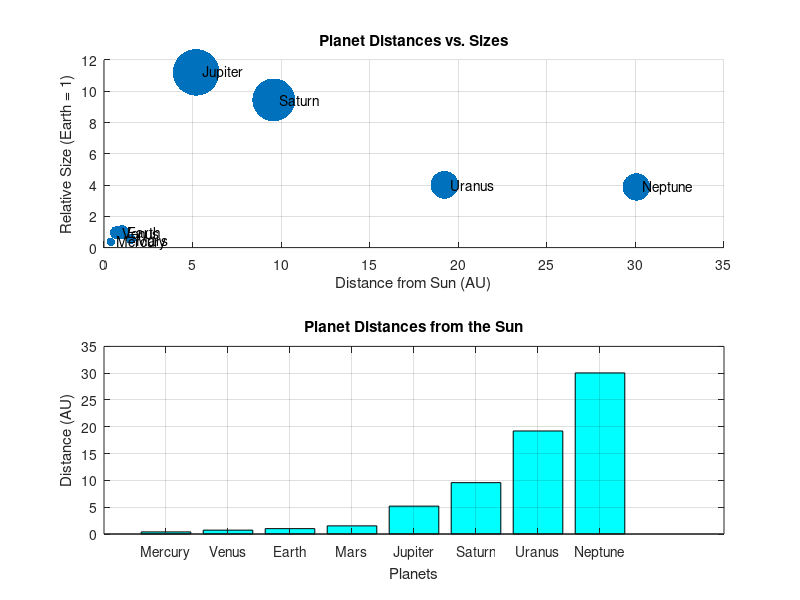

Source code (MATLAB):
% Author Name: Thomas Yannarella
% Email: Yannar47@rowan.edu
% Course: MATLAB Programming - Fall 2024
% Assignment: Assignment 2
% Task: Solar System Vizulaization
% Date: 10/11/24

%Vectors for planet data
planet_names = {'Mercury', 'Venus', 'Earth', 'Mars', 'Jupiter', 'Saturn', 'Uranus', 'Neptune'};
planet_distances = [0.39, 0.72, 1.00, 1.52, 5.20, 9.58, 19.22, 30.05];
planet_sizes = [0.38, 0.95, 1.00, 0.53, 11.21, 9.45, 4.01, 3.88];

% First subplot
subplot(2, 1, 1);
scatter(planet_distances, planet_sizes, planet_sizes*100, 'filled');
% Add planet names to plot
for i = 1:length(planet_names)
    text(planet_distances(i), planet_sizes(i), ['  ', planet_names{i}]);
end
%setup plot axis and labels
title('Planet Distances vs. Sizes');
xlabel('Distance from Sun (AU)');
ylabel('Relative Size (Earth = 1)');
grid on;

% Second subplot
subplot(2, 1, 2);
bar(planet_distances, 'FaceColor', 'c');
set(gca, 'XTickLabel', planet_names);
title('Planet Distances from the Sun');
xlabel('Planets');
ylabel('Distance (AU)');
grid on;

%Save image as png file
saveas(gcf, 'solar_system_visualization.png');
